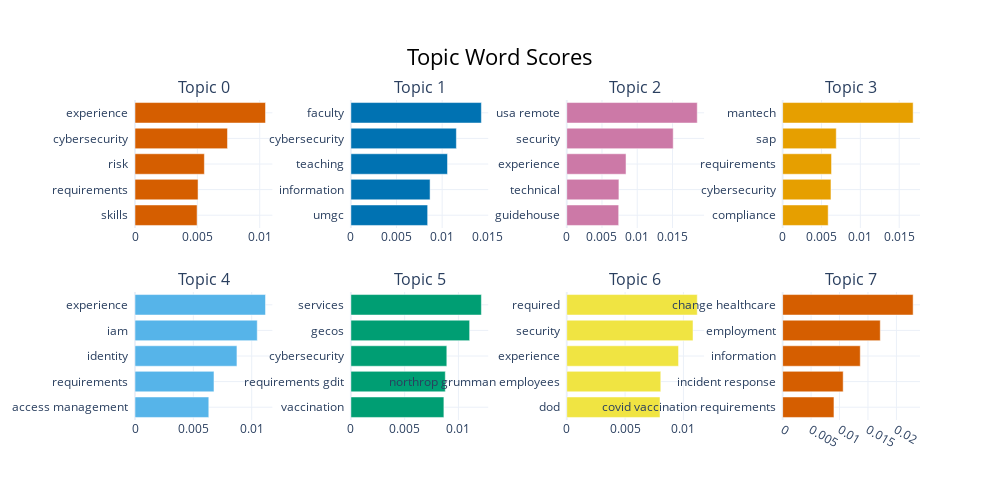

The notebook cell this image was saved under:
### Code cell
topic_model_in.visualize_barchart()

### Figure 1 — Plotly figure (JSON) as saved in the notebook; plotly's stock layout.template omitted (floating-point values rounded to 4 significant figures)
{"data": [{"marker": {"color": "#D55E00"}, "orientation": "h", "type": "bar", "x": [0.004979, 0.005055, 0.005562, 0.007415, 0.01046], "xaxis": "x", "y": ["skills  ", "requirements  ", "risk  ", "cybersecurity  ", "experience  "], "yaxis": "y"}, {"marker": {"color": "#0072B2"}, "orientation": "h", "type": "bar", "x": [0.008413, 0.008678, 0.01059, 0.01156, 0.0143], "xaxis": "x2", "y": ["umgc  ", "information  ", "teaching  ", "cybersecurity  ", "faculty  "], "yaxis": "y2"}, {"marker": {"color": "#CC79A7"}, "orientation": "h", "type": "bar", "x": [0.007368, 0.007401, 0.00841, 0.0151, 0.01852], "xaxis": "x3", "y": ["guidehouse  ", "technical  ", "experience  ", "security  ", "usa remote  "], "yaxis": "y3"}, {"marker": {"color": "#E69F00"}, "orientation": "h", "type": "bar", "x": [0.005861, 0.006219, 0.006292, 0.006899, 0.01679], "xaxis": "x4", "y": ["compliance  ", "cybersecurity  ", "requirements  ", "sap  ", "mantech  "], "yaxis": "y4"}, {"marker": {"color": "#56B4E9"}, "orientation": "h", "type": "bar", "x": [0.006323, 0.006768, 0.008735, 0.01048, 0.01118], "xaxis": "x5", "y": ["access management  ", "requirements  ", "identity  ", "iam  ", "experience  "], "yaxis": "y5"}, {"marker": {"color": "#009E73"}, "orientation": "h", "type": "bar", "x": [0.008648, 0.00878, 0.008921, 0.01104, 0.01213], "xaxis": "x6", "y": ["vaccination  ", "requirements gdit  ", "cybersecurity  ", "gecos  ", "services  "], "yaxis": "y6"}, {"marker": {"color": "#F0E442"}, "orientation": "h", "type": "bar", "x": [0.007993, 0.008059, 0.009581, 0.01082, 0.01119], "xaxis": "x7", "y": ["dod  ", "northrop grumman employees  ", "experience  ", "security  ", "required  "], "yaxis": "y7"}, {"marker": {"color": "#D55E00"}, "orientation": "h", "type": "bar", "x": [0.009021, 0.01064, 0.01364, 0.01716, 0.02294], "xaxis": "x8", "y": ["covid vaccination requirements  ", "incident response  ", "information  ", "employment  ", "change healthcare  "], "yaxis": "y8"}], "layout": {"annotations": [{"font": {"size": 16}, "showarrow": false, "text": "Topic 0", "x": 0.0875, "xanchor": "center", "xref": "paper", "y": 1, "yanchor": "bottom", "yref": "paper"}, {"font": {"size": 16}, "showarrow": false, "text": "Topic 1", "x": 0.3625, "xanchor": "center", "xref": "paper", "y": 1, "yanchor": "bottom", "yref": "paper"}, {"font": {"size": 16}, "showarrow": false, "text": "Topic 2", "x": 0.6375, "xanchor": "center", "xref": "paper", "y": 1, "yanchor": "bottom", "yref": "paper"}, {"font": {"size": 16}, "showarrow": false, "text": "Topic 3", "x": 0.9125, "xanchor": "center", "xref": "paper", "y": 1, "yanchor": "bottom", "yref": "paper"}, {"font": {"size": 16}, "showarrow": false, "text": "Topic 4", "x": 0.0875, "xanchor": "center", "xref": "paper", "y": 0.4, "yanchor": "bottom", "yref": "paper"}, {"font": {"size": 16}, "showarrow": false, "text": "Topic 5", "x": 0.3625, "xanchor": "center", "xref": "paper", "y": 0.4, "yanchor": "bottom", "yref": "paper"}, {"font": {"size": 16}, "showarrow": false, "text": "Topic 6", "x": 0.6375, "xanchor": "center", "xref": "paper", "y": 0.4, "yanchor": "bottom", "yref": "paper"}, {"font": {"size": 16}, "showarrow": false, "text": "Topic 7", "x": 0.9125, "xanchor": "center", "xref": "paper", "y": 0.4, "yanchor": "bottom", "yref": "paper"}], "height": 500, "hoverlabel": {"bgcolor": "white", "font": {"family": "Rockwell", "size": 16}}, "showlegend": false, "title": {"font": {"color": "Black", "size": 22}, "text": "Topic Word Scores", "x": 0.5, "xanchor": "center", "yanchor": "top"}, "width": 1000, "xaxis": {"anchor": "y", "domain": [0, 0.175], "showgrid": true}, "xaxis2": {"anchor": "y2", "domain": [0.275, 0.45], "showgrid": true}, "xaxis3": {"anchor": "y3", "domain": [0.55, 0.725], "showgrid": true}, "xaxis4": {"anchor": "y4", "domain": [0.825, 1], "showgrid": true}, "xaxis5": {"anchor": "y5", "domain": [0, 0.175], "showgrid": true}, "xaxis6": {"anchor": "y6", "domain": [0.275, 0.45], "showgrid": true}, "xaxis7": {"anchor": "y7", "domain": [0.55, 0.725], "showgrid": true}, "xaxis8": {"anchor": "y8", "domain": [0.825, 1], "showgrid": true}, "yaxis": {"anchor": "x", "domain": [0.6, 1], "showgrid": true}, "yaxis2": {"anchor": "x2", "domain": [0.6, 1], "showgrid": true}, "yaxis3": {"anchor": "x3", "domain": [0.6, 1], "showgrid": true}, "yaxis4": {"anchor": "x4", "domain": [0.6, 1], "showgrid": true}, "yaxis5": {"anchor": "x5", "domain": [0, 0.4], "showgrid": true}, "yaxis6": {"anchor": "x6", "domain": [0, 0.4], "showgrid": true}, "yaxis7": {"anchor": "x7", "domain": [0, 0.4], "showgrid": true}, "yaxis8": {"anchor": "x8", "domain": [0, 0.4], "showgrid": true}}}
